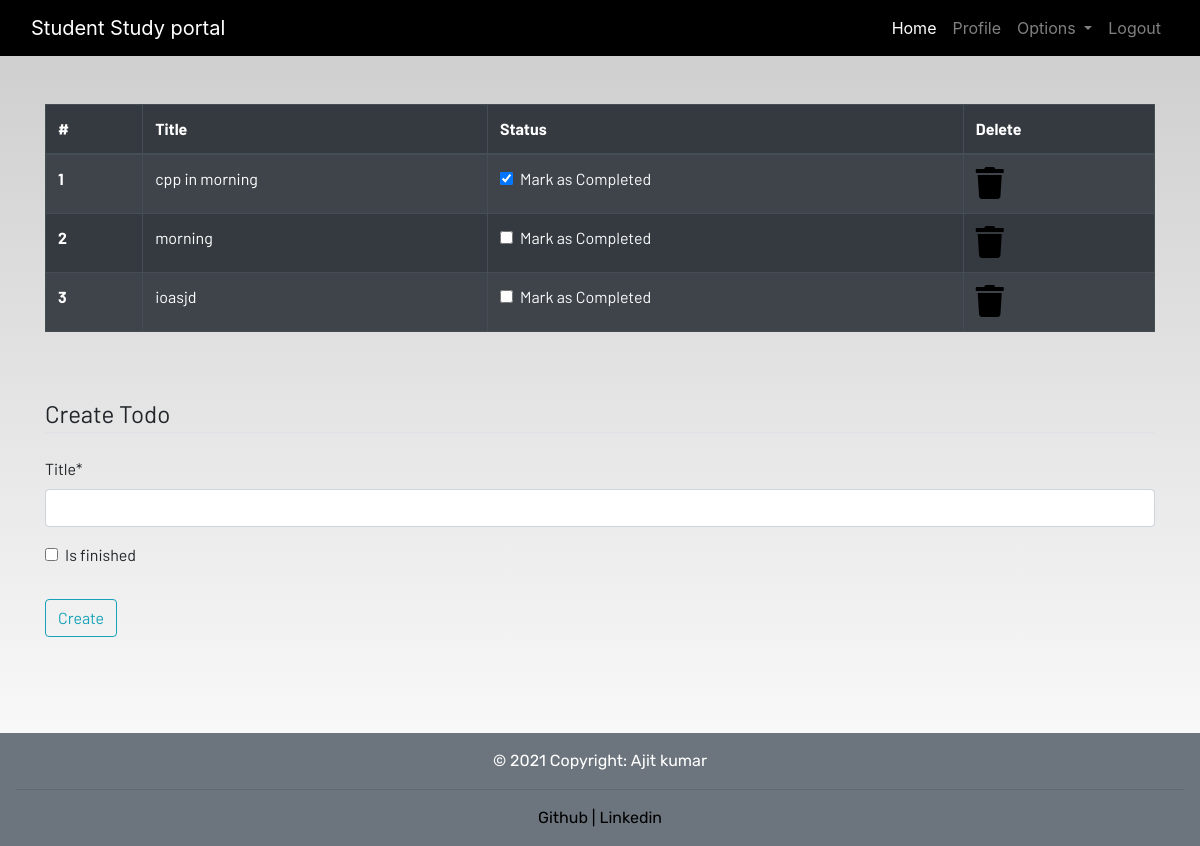
The app's page /todo (signed in), older data.
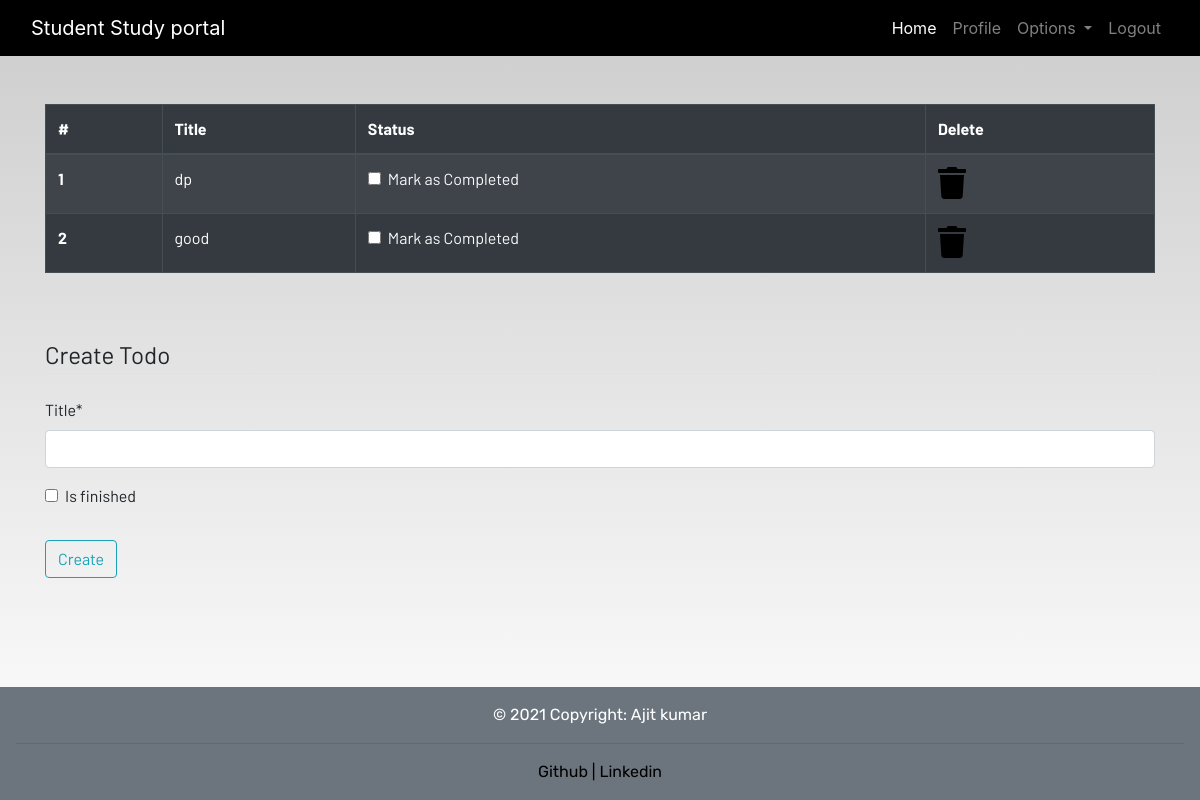
The same page, newer data.
### dashboard/models.py (models this page shows, shortened)
class Todo(models.Model):
    user = models.ForeignKey(User,on_delete=models.CASCADE)
    title = models.CharField(max_length=100)
    is_finished = models.BooleanField(default = False)

### dashboard/views.py (the view)
# urls.py: path('todo',views.todo,name="todo"),
@login_required
def todo (request):
    if request.method == 'POST':
        form = TodoForm(request.POST)
        if  form .is_valid():
            try:
                finished = request.POST["is_finished"]
                if finished == 'on':
                    finished = True
                else:
                    finished = False
            except:
                finished = False
            todos = Todo(
                user = request.user,
                title = request.POST['title'],
                is_finished = finished
            )
            todos.save()
            messages.success(request,f"Todo added from {request.user.username}!!")
    else:
        form = TodoForm()
    todo =Todo.objects.filter(user=request.user)
    if len(todo)== 0:
        todo_done = True
    else:
        todo_done = False
    return render (request,"dashboard/todo.html", {'todos':todo,'form':form,'todo_done':todo_done})

### dashboard/forms.py
class TodoForm(forms.ModelForm):
    class Meta:
        model = Todo
        fields = ['title','is_finished']

### dashboard/templates/dashboard/todo.html (shortened to what this page needs)
{% extends 'dashboard/base.html' %}
{% load static %}
{% block content %}
{% load crispy_forms_tags%}
<div class="container">
 {% if not todo_done %}
    <table class="table table-striped table-bordered table-hover table-dark">
        <thead>
            <tr>
                <th scope="col">#</th>
                <th scope="col">Title</th>
                <th scope="col">Status</th>
                <th scope="col">Delete</th>
            </tr>
        </thead>
        <tbody>
            <tr>
            {% for todo in  todos %}
                <th scope="row">{{forloop.counter}}</th>
                <td>{{todo.title}}</td>
                <td>
                    <a href="{% url 'update-todo' todo.id %}">
                        <div class="form-check">
                        {% if todo.is_finished == True %}
                            <input class="form-check-input" type="checkbox" value="" checked >
                            {% else %}
                            <input class="form-check-input" type="checkbox" value=""  >
                              {% endif %}
                            <label class="form-check-label text-light" for="flexCheckDefault">
                                Mark as Completed
                            </label>
                        </div>
                    </a>
                </td>
                <td><a href="{%  url 'delete-todo' todo.id %}"><i class="fa fa-trash fa-2x"></i></a></td>
            </tr>
            {% endfor %}
        </tbody>
    </table>
    {% else %}
    <h4>All tasks have been done!! create to add more</h4>
    {% endif %}
</div><br><br>
<div class="container">
    <form method="POST">
        <fieldset class="form-group">
            <legend class="border-bottom mb-4">Create Todo</legend>
                {{form|crispy}}
        </fieldset>
        <div class="form-group">
            <button href="" class="btn btn-outline-info" type="submit">
                Create
            </button>
        </div>
    </form>
</div>
{% endblock content %}

Row changes from the older to the newer data that the page shows:
removed Todo: title "cpp in morning"
removed Todo: title "morning"
removed Todo: title "ioasjd"
added Todo: title "dp"
added Todo: title "good"
